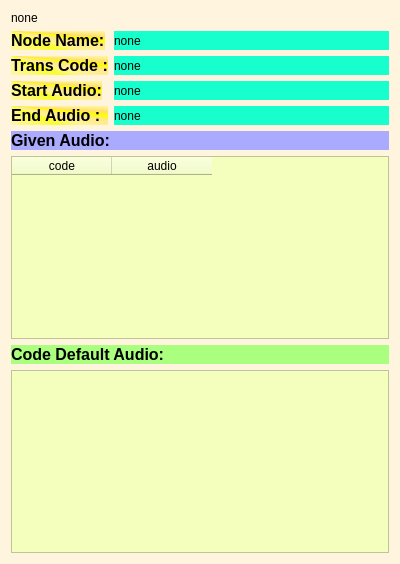
<?xml version="1.0" encoding="UTF-8"?>
<ui version="4.0">
 <class>PreviewWidget</class>
 <widget class="QWidget" name="PreviewWidget">
  <property name="geometry">
   <rect>
    <x>0</x>
    <y>0</y>
    <width>400</width>
    <height>564</height>
   </rect>
  </property>
  <property name="windowTitle">
   <string>Form</string>
  </property>
  <property name="styleSheet">
   <string notr="true">background-color: rgb(255, 244, 222);</string>
  </property>
  <layout class="QVBoxLayout" name="verticalLayout">
   <item>
    <widget class="QLabel" name="pictureLabel">
     <property name="text">
      <string>none</string>
     </property>
    </widget>
   </item>
   <item>
    <layout class="QGridLayout" name="gridLayout">
     <item row="0" column="0">
      <widget class="QLabel" name="label">
       <property name="sizePolicy">
        <sizepolicy hsizetype="Fixed" vsizetype="Preferred">
         <horstretch>0</horstretch>
         <verstretch>0</verstretch>
        </sizepolicy>
       </property>
       <property name="styleSheet">
        <string notr="true">background-color: qconicalgradient(cx:0, cy:0, angle:135, stop:0 rgba(255, 255, 0, 69), stop:0.375 rgba(255, 255, 0, 69), stop:0.423533 rgba(251, 255, 0, 145), stop:0.45 rgba(247, 255, 0, 208), stop:0.477581 rgba(255, 244, 71, 130), stop:0.518717 rgba(255, 218, 71, 130), stop:0.55 rgba(255, 255, 0, 255), stop:0.57754 rgba(255, 203, 0, 130), stop:0.625 rgba(255, 255, 0, 69), stop:1 rgba(255, 255, 0, 69));</string>
       </property>
       <property name="text">
        <string>&lt;html&gt;&lt;head/&gt;&lt;body&gt;&lt;p&gt;&lt;span style=&quot; font-size:12pt; font-weight:600;&quot;&gt;Node Name:&lt;/span&gt;&lt;/p&gt;&lt;/body&gt;&lt;/html&gt;</string>
       </property>
      </widget>
     </item>
     <item row="0" column="1">
      <widget class="QLabel" name="nodeNameLabel">
       <property name="styleSheet">
        <string notr="true">background-color: rgb(23, 255, 205);</string>
       </property>
       <property name="text">
        <string>none</string>
       </property>
      </widget>
     </item>
     <item row="1" column="0">
      <widget class="QLabel" name="label_4">
       <property name="sizePolicy">
        <sizepolicy hsizetype="Fixed" vsizetype="Fixed">
         <horstretch>0</horstretch>
         <verstretch>0</verstretch>
        </sizepolicy>
       </property>
       <property name="styleSheet">
        <string notr="true">background-color: qconicalgradient(cx:0, cy:0, angle:135, stop:0 rgba(255, 255, 0, 69), stop:0.375 rgba(255, 255, 0, 69), stop:0.423533 rgba(251, 255, 0, 145), stop:0.45 rgba(247, 255, 0, 208), stop:0.477581 rgba(255, 244, 71, 130), stop:0.518717 rgba(255, 218, 71, 130), stop:0.55 rgba(255, 255, 0, 255), stop:0.57754 rgba(255, 203, 0, 130), stop:0.625 rgba(255, 255, 0, 69), stop:1 rgba(255, 255, 0, 69));</string>
       </property>
       <property name="text">
        <string>&lt;html&gt;&lt;head/&gt;&lt;body&gt;&lt;p&gt;&lt;span style=&quot; font-size:12pt; font-weight:600;&quot;&gt;Trans Code :&lt;/span&gt;&lt;/p&gt;&lt;/body&gt;&lt;/html&gt;</string>
       </property>
      </widget>
     </item>
     <item row="1" column="1">
      <widget class="QLabel" name="transCodeLabel">
       <property name="styleSheet">
        <string notr="true">background-color: rgb(23, 255, 205);</string>
       </property>
       <property name="text">
        <string>none</string>
       </property>
      </widget>
     </item>
     <item row="2" column="0">
      <widget class="QLabel" name="label_6">
       <property name="sizePolicy">
        <sizepolicy hsizetype="Fixed" vsizetype="Fixed">
         <horstretch>0</horstretch>
         <verstretch>0</verstretch>
        </sizepolicy>
       </property>
       <property name="styleSheet">
        <string notr="true">background-color: qconicalgradient(cx:0, cy:0, angle:135, stop:0 rgba(255, 255, 0, 69), stop:0.375 rgba(255, 255, 0, 69), stop:0.423533 rgba(251, 255, 0, 145), stop:0.45 rgba(247, 255, 0, 208), stop:0.477581 rgba(255, 244, 71, 130), stop:0.518717 rgba(255, 218, 71, 130), stop:0.55 rgba(255, 255, 0, 255), stop:0.57754 rgba(255, 203, 0, 130), stop:0.625 rgba(255, 255, 0, 69), stop:1 rgba(255, 255, 0, 69));</string>
       </property>
       <property name="text">
        <string>&lt;html&gt;&lt;head/&gt;&lt;body&gt;&lt;p&gt;&lt;span style=&quot; font-size:12pt; font-weight:600;&quot;&gt;Start Audio:&lt;/span&gt;&lt;/p&gt;&lt;/body&gt;&lt;/html&gt;</string>
       </property>
      </widget>
     </item>
     <item row="2" column="1">
      <widget class="QLabel" name="startAudioLabel">
       <property name="styleSheet">
        <string notr="true">background-color: rgb(23, 255, 205);</string>
       </property>
       <property name="text">
        <string>none</string>
       </property>
      </widget>
     </item>
     <item row="3" column="0">
      <widget class="QLabel" name="label_7">
       <property name="sizePolicy">
        <sizepolicy hsizetype="Preferred" vsizetype="Fixed">
         <horstretch>0</horstretch>
         <verstretch>0</verstretch>
        </sizepolicy>
       </property>
       <property name="styleSheet">
        <string notr="true">background-color: qconicalgradient(cx:0, cy:0, angle:135, stop:0 rgba(255, 255, 0, 69), stop:0.375 rgba(255, 255, 0, 69), stop:0.423533 rgba(251, 255, 0, 145), stop:0.45 rgba(247, 255, 0, 208), stop:0.477581 rgba(255, 244, 71, 130), stop:0.518717 rgba(255, 218, 71, 130), stop:0.55 rgba(255, 255, 0, 255), stop:0.57754 rgba(255, 203, 0, 130), stop:0.625 rgba(255, 255, 0, 69), stop:1 rgba(255, 255, 0, 69));</string>
       </property>
       <property name="text">
        <string>&lt;html&gt;&lt;head/&gt;&lt;body&gt;&lt;p&gt;&lt;span style=&quot; font-size:12pt; font-weight:600;&quot;&gt;End Audio  :  &lt;/span&gt;&lt;/p&gt;&lt;/body&gt;&lt;/html&gt;</string>
       </property>
      </widget>
     </item>
     <item row="3" column="1">
      <widget class="QLabel" name="endAudioLabel">
       <property name="styleSheet">
        <string notr="true">background-color: rgb(23, 255, 205);</string>
       </property>
       <property name="text">
        <string>none</string>
       </property>
      </widget>
     </item>
    </layout>
   </item>
   <item>
    <layout class="QVBoxLayout" name="verticalLayout_2">
     <item>
      <widget class="QLabel" name="label_10">
       <property name="styleSheet">
        <string notr="true">background-color: rgb(170, 170, 255);</string>
       </property>
       <property name="text">
        <string>&lt;html&gt;&lt;head/&gt;&lt;body&gt;&lt;p&gt;&lt;span style=&quot; font-size:12pt; font-weight:600;&quot;&gt;Given Audio:&lt;/span&gt;&lt;/p&gt;&lt;/body&gt;&lt;/html&gt;</string>
       </property>
      </widget>
     </item>
     <item>
      <widget class="QTableWidget" name="givenAudioTableWidget">
       <property name="styleSheet">
        <string notr="true">background-color: rgb(244, 255, 190);</string>
       </property>
       <column>
        <property name="text">
         <string>code</string>
        </property>
       </column>
       <column>
        <property name="text">
         <string>audio</string>
        </property>
       </column>
      </widget>
     </item>
     <item>
      <widget class="QLabel" name="labellll">
       <property name="styleSheet">
        <string notr="true">background-color: rgb(170, 255, 127);</string>
       </property>
       <property name="text">
        <string>&lt;html&gt;&lt;head/&gt;&lt;body&gt;&lt;p&gt;&lt;span style=&quot; font-size:12pt; font-weight:600;&quot;&gt;Code Default Audio:&lt;/span&gt;&lt;/p&gt;&lt;/body&gt;&lt;/html&gt;</string>
       </property>
      </widget>
     </item>
     <item>
      <widget class="QListWidget" name="defaultAudioListWidget">
       <property name="styleSheet">
        <string notr="true">background-color: rgb(244, 255, 190);</string>
       </property>
      </widget>
     </item>
    </layout>
   </item>
  </layout>
 </widget>
 <resources/>
 <connections/>
</ui>
